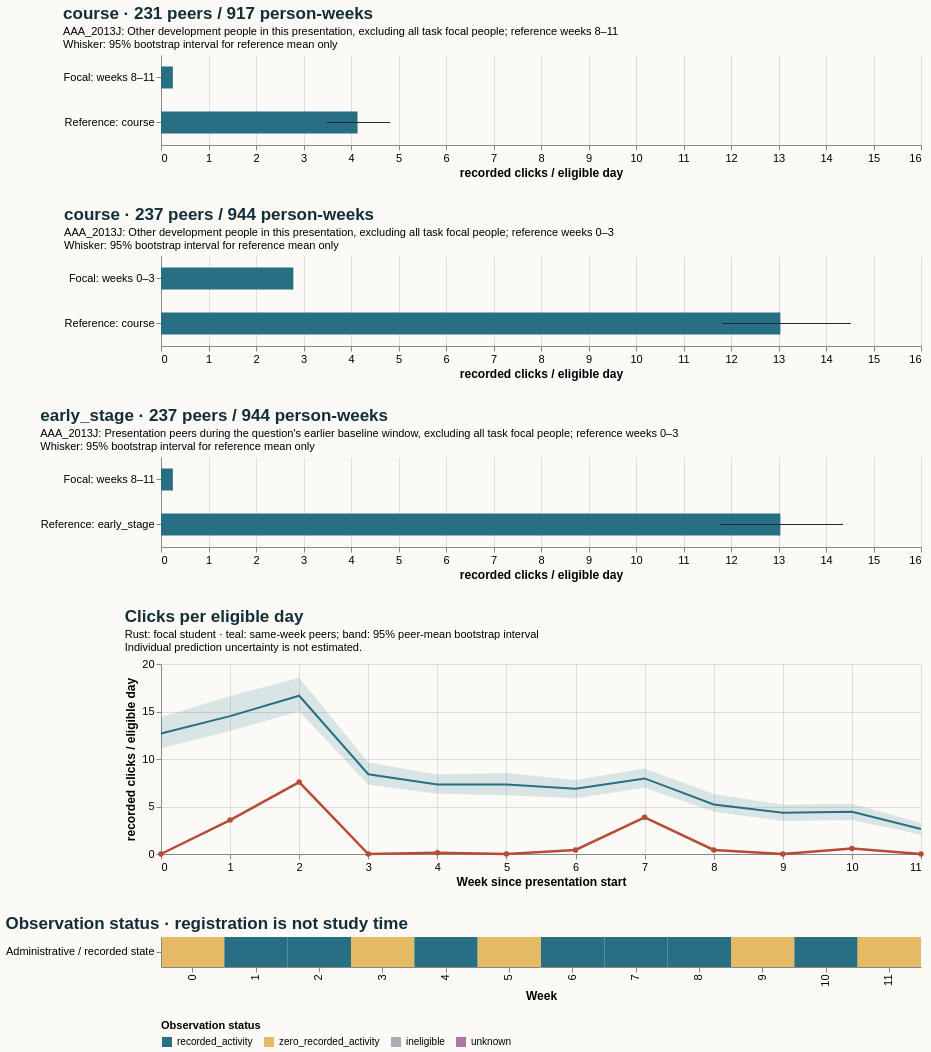

Vega-Lite specification for this chart:
### Vega-Lite specification from a JSON file in a GitHub repository (floating-point values rounded to 4 significant figures)
{"$schema": "https://vega.github.io/schema/vega-lite/v5.20.1.json", "config": {"axis": {"labelFontSize": 11, "titleFontSize": 12}, "background": "#fbfaf7", "font": "sans-serif", "title": {"anchor": "start", "color": "#142e38", "fontSize": 17, "subtitleFontSize": 11}, "view": {"continuousHeight": 300, "continuousWidth": 300, "stroke": null}}, "datasets": {"data-087e2583014dafe7c59b05f7dda78542": [{"hi": null, "lo": null, "series": "Focal: weeks 8–11", "value": 0.25}, {"hi": 4.821, "lo": 3.49, "series": "Reference: course", "value": 4.138}], "data-3750ec66e5b8c7662691690f51c04c27": [{"hi": null, "lo": null, "series": "Focal: weeks 8–11", "value": 0.25}, {"hi": 14.36, "lo": 11.77, "series": "Reference: early_stage", "value": 13.04}], "data-50b1068f507c811541f35ee032cb187d": [{"hi": null, "lo": null, "series": "Focal: weeks 0–3", "value": 2.786}, {"hi": 14.52, "lo": 11.82, "series": "Reference: course", "value": 13.04}], "data-8e0e40293a88ba30a2c1e6c8ad5633a7": [{"end_day": 6, "focal_value": 0.0, "peer_ci_high": 14.39, "peer_ci_low": 11.14, "peer_mean": 12.69, "peer_observations": 237, "peer_people": 237, "reference": "course", "unit": "recorded clicks / eligible day", "week": 0}, {"end_day": 13, "focal_value": 3.571, "peer_ci_high": 16.64, "peer_ci_low": 12.94, "peer_mean": 14.52, "peer_observations": 237, "peer_people": 237, "reference": "course", "unit": "recorded clicks / eligible day", "week": 1}, {"end_day": 20, "focal_value": 7.571, "peer_ci_high": 18.55, "peer_ci_low": 15.04, "peer_mean": 16.66, "peer_observations": 235, "peer_people": 235, "reference": "course", "unit": "recorded clicks / eligible day", "week": 2}, {"end_day": 27, "focal_value": 0.0, "peer_ci_high": 9.641, "peer_ci_low": 7.284, "peer_mean": 8.392, "peer_observations": 235, "peer_people": 235, "reference": "course", "unit": "recorded clicks / eligible day", "week": 3}, {"end_day": 34, "focal_value": 0.1429, "peer_ci_high": 8.377, "peer_ci_low": 6.343, "peer_mean": 7.32, "peer_observations": 233, "peer_people": 233, "reference": "course", "unit": "recorded clicks / eligible day", "week": 4}, {"end_day": 41, "focal_value": 0.0, "peer_ci_high": 8.529, "peer_ci_low": 6.184, "peer_mean": 7.327, "peer_observations": 232, "peer_people": 232, "reference": "course", "unit": "recorded clicks / eligible day", "week": 5}, {"end_day": 48, "focal_value": 0.4286, "peer_ci_high": 7.789, "peer_ci_low": 5.868, "peer_mean": 6.876, "peer_observations": 232, "peer_people": 232, "reference": "course", "unit": "recorded clicks / eligible day", "week": 6}, {"end_day": 55, "focal_value": 3.857, "peer_ci_high": 8.996, "peer_ci_low": 6.98, "peer_mean": 7.954, "peer_observations": 232, "peer_people": 232, "reference": "course", "unit": "recorded clicks / eligible day", "week": 7}, {"end_day": 62, "focal_value": 0.4286, "peer_ci_high": 6.305, "peer_ci_low": 4.437, "peer_mean": 5.221, "peer_observations": 231, "peer_people": 231, "reference": "course", "unit": "recorded clicks / eligible day", "week": 8}, {"end_day": 69, "focal_value": 0.0, "peer_ci_high": 5.19, "peer_ci_low": 3.477, "peer_mean": 4.344, "peer_observations": 230, "peer_people": 230, "reference": "course", "unit": "recorded clicks / eligible day", "week": 9}, {"end_day": 76, "focal_value": 0.5714, "peer_ci_high": 5.287, "peer_ci_low": 3.584, "peer_mean": 4.438, "peer_observations": 229, "peer_people": 229, "reference": "course", "unit": "recorded clicks / eligible day", "week": 10}, {"end_day": 83, "focal_value": 0.0, "peer_ci_high": 3.272, "peer_ci_low": 2.035, "peer_mean": 2.636, "peer_observations": 227, "peer_people": 227, "reference": "course", "unit": "recorded clicks / eligible day", "week": 11}], "data-bc02ac6ec72bc0fddbaa4f688efeb9ae": [{"eligible_days": 7.0, "end_day": 6, "logging_completeness": "unknown", "observation_status": "zero_recorded_activity", "row": "Administrative / recorded state", "score_status": "withheld_release_time_unknown", "start_day": 0, "value": 0.0, "week": 0}, {"eligible_days": 7.0, "end_day": 13, "logging_completeness": "unknown", "observation_status": "recorded_activity", "row": "Administrative / recorded state", "score_status": "withheld_release_time_unknown", "start_day": 7, "value": 3.571, "week": 1}, {"eligible_days": 7.0, "end_day": 20, "logging_completeness": "unknown", "observation_status": "recorded_activity", "row": "Administrative / recorded state", "score_status": "withheld_release_time_unknown", "start_day": 14, "value": 7.571, "week": 2}, {"eligible_days": 7.0, "end_day": 27, "logging_completeness": "unknown", "observation_status": "zero_recorded_activity", "row": "Administrative / recorded state", "score_status": "withheld_release_time_unknown", "start_day": 21, "value": 0.0, "week": 3}, {"eligible_days": 7.0, "end_day": 34, "logging_completeness": "unknown", "observation_status": "recorded_activity", "row": "Administrative / recorded state", "score_status": "withheld_release_time_unknown", "start_day": 28, "value": 0.1429, "week": 4}, {"eligible_days": 7.0, "end_day": 41, "logging_completeness": "unknown", "observation_status": "zero_recorded_activity", "row": "Administrative / recorded state", "score_status": "withheld_release_time_unknown", "start_day": 35, "value": 0.0, "week": 5}, {"eligible_days": 7.0, "end_day": 48, "logging_completeness": "unknown", "observation_status": "recorded_activity", "row": "Administrative / recorded state", "score_status": "withheld_release_time_unknown", "start_day": 42, "value": 0.4286, "week": 6}, {"eligible_days": 7.0, "end_day": 55, "logging_completeness": "unknown", "observation_status": "recorded_activity", "row": "Administrative / recorded state", "score_status": "withheld_release_time_unknown", "start_day": 49, "value": 3.857, "week": 7}, {"eligible_days": 7.0, "end_day": 62, "logging_completeness": "unknown", "observation_status": "recorded_activity", "row": "Administrative / recorded state", "score_status": "withheld_release_time_unknown", "start_day": 56, "value": 0.4286, "week": 8}, {"eligible_days": 7.0, "end_day": 69, "logging_completeness": "unknown", "observation_status": "zero_recorded_activity", "row": "Administrative / recorded state", "score_status": "withheld_release_time_unknown", "start_day": 63, "value": 0.0, "week": 9}, {"eligible_days": 7.0, "end_day": 76, "logging_completeness": "unknown", "observation_status": "recorded_activity", "row": "Administrative / recorded state", "score_status": "withheld_release_time_unknown", "start_day": 70, "value": 0.5714, "week": 10}, {"eligible_days": 7.0, "end_day": 83, "logging_completeness": "unknown", "observation_status": "zero_recorded_activity", "row": "Administrative / recorded state", "score_status": "withheld_release_time_unknown", "start_day": 77, "value": 0.0, "week": 11}]}, "resolve": {"scale": {"color": "independent"}}, "spacing": 28, "vconcat": [{"data": {"name": "data-087e2583014dafe7c59b05f7dda78542"}, "height": 90, "layer": [{"encoding": {"x": {"field": "value", "scale": {"domain": [0, 15.25], "zero": true}, "title": "recorded clicks / eligible day", "type": "quantitative"}, "y": {"field": "series", "sort": null, "title": null, "type": "nominal"}}, "mark": {"color": "#286f83", "size": 22, "type": "bar"}}, {"encoding": {"x": {"field": "lo", "type": "quantitative"}, "x2": {"field": "hi"}, "y": {"field": "series", "sort": null, "title": null, "type": "nominal"}}, "mark": {"color": "#142e38", "type": "rule"}}], "title": {"subtitle": ["AAA_2013J: Other development people in this presentation, excluding all task focal people; reference weeks 8–11", "Whisker: 95% bootstrap interval for reference mean only"], "text": "course · 231 peers / 917 person-weeks"}, "width": 760}, {"data": {"name": "data-50b1068f507c811541f35ee032cb187d"}, "height": 90, "layer": [{"encoding": {"x": {"field": "value", "scale": {"domain": [0, 15.25], "zero": true}, "title": "recorded clicks / eligible day", "type": "quantitative"}, "y": {"field": "series", "sort": null, "title": null, "type": "nominal"}}, "mark": {"color": "#286f83", "size": 22, "type": "bar"}}, {"encoding": {"x": {"field": "lo", "type": "quantitative"}, "x2": {"field": "hi"}, "y": {"field": "series", "sort": null, "title": null, "type": "nominal"}}, "mark": {"color": "#142e38", "type": "rule"}}], "title": {"subtitle": ["AAA_2013J: Other development people in this presentation, excluding all task focal people; reference weeks 0–3", "Whisker: 95% bootstrap interval for reference mean only"], "text": "course · 237 peers / 944 person-weeks"}, "width": 760}, {"data": {"name": "data-3750ec66e5b8c7662691690f51c04c27"}, "height": 90, "layer": [{"encoding": {"x": {"field": "value", "scale": {"domain": [0, 15.25], "zero": true}, "title": "recorded clicks / eligible day", "type": "quantitative"}, "y": {"field": "series", "sort": null, "title": null, "type": "nominal"}}, "mark": {"color": "#286f83", "size": 22, "type": "bar"}}, {"encoding": {"x": {"field": "lo", "type": "quantitative"}, "x2": {"field": "hi"}, "y": {"field": "series", "sort": null, "title": null, "type": "nominal"}}, "mark": {"color": "#142e38", "type": "rule"}}], "title": {"subtitle": ["AAA_2013J: Presentation peers during the question's earlier baseline window, excluding all task focal people; reference weeks 0–3", "Whisker: 95% bootstrap interval for reference mean only"], "text": "early_stage · 237 peers / 944 person-weeks"}, "width": 760}, {"data": {"name": "data-8e0e40293a88ba30a2c1e6c8ad5633a7"}, "height": 190, "layer": [{"encoding": {"x": {"axis": {"tickMinStep": 1}, "field": "week", "title": "Week since presentation start", "type": "quantitative"}, "y": {"field": "peer_ci_low", "scale": {"zero": true}, "title": "recorded clicks / eligible day", "type": "quantitative"}, "y2": {"field": "peer_ci_high"}}, "mark": {"color": "#286f83", "opacity": 0.16, "type": "area"}}, {"encoding": {"tooltip": [{"field": "week", "type": "quantitative"}, {"field": "peer_mean", "type": "quantitative"}, {"field": "peer_people", "type": "quantitative"}, {"field": "peer_observations", "type": "quantitative"}], "x": {"field": "week", "type": "quantitative"}, "y": {"field": "peer_mean", "type": "quantitative"}}, "mark": {"color": "#286f83", "strokeWidth": 2, "type": "line"}}, {"encoding": {"tooltip": [{"field": "week", "type": "quantitative"}, {"field": "focal_value", "type": "quantitative"}], "x": {"field": "week", "type": "quantitative"}, "y": {"field": "focal_value", "type": "quantitative"}}, "mark": {"color": "#b64c35", "point": {"color": "#b64c35"}, "strokeWidth": 2.5, "type": "line"}}], "title": {"subtitle": ["Rust: focal student · teal: same-week peers; band: 95% peer-mean bootstrap interval", "Individual prediction uncertainty is not estimated."], "text": "Clicks per eligible day"}, "width": 760}, {"data": {"name": "data-bc02ac6ec72bc0fddbaa4f688efeb9ae"}, "encoding": {"color": {"field": "observation_status", "legend": {"labelLimit": 260, "orient": "bottom"}, "scale": {"domain": ["recorded_activity", "zero_recorded_activity", "ineligible", "unknown"], "range": ["#286f83", "#e4bb64", "#aaaeb3", "#ac78a5"]}, "title": "Observation status", "type": "nominal"}, "tooltip": [{"field": "week", "type": "quantitative"}, {"field": "eligible_days", "type": "quantitative"}, {"field": "observation_status", "type": "nominal"}, {"field": "logging_completeness", "type": "nominal"}], "x": {"field": "week", "title": "Week", "type": "ordinal"}, "y": {"field": "row", "title": null, "type": "nominal"}}, "height": 30, "mark": {"type": "rect"}, "title": "Observation status · registration is not study time", "width": 760}]}
